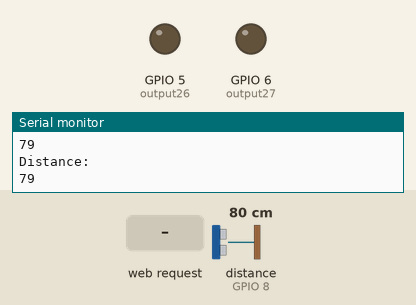
Recording of a sketch running on a simulated ESP32-S3. Shown: output pins drawn as LEDs (lit = HIGH), the last lines printed to the serial monitor. Wiring (inferred from the names in the program): ultrasonic range finder: trigger GPIO 7; echo GPIO 8. The test bench sets the inputs (shaded band); at power-on: distance to the obstacle (sensor on GPIO 8) 80 cm. The echo pulse lasts 58.3 µs per cm; WiFi joins after 1.5 s; servers stay silent unless stated; pins used as bus, display or sensor lines are not drawn.

Above: at 2.7 s.
2.8 s: HTTP request GET /26/on received
At 4.2 s:
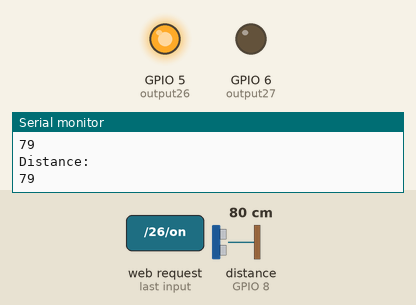
4.5 s: HTTP request GET /27/on received
At 5.0 s:
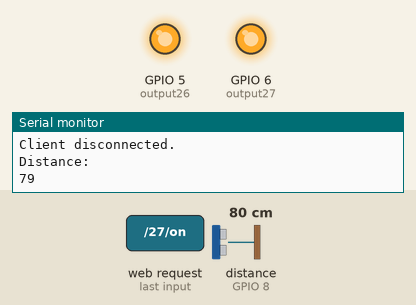
6.1 s: HTTP request GET /26/off received
At 7.1 s:
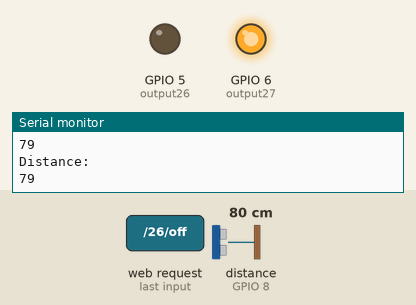
7.6 s: HTTP request GET /27/off received
At 8.0 s:
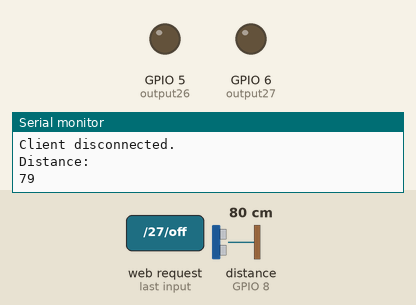
Timing chart, 0 to 10.2 s (numbered marks = the images above; inputs shaded):
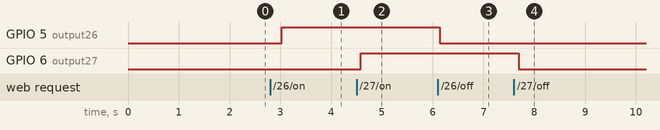

The sketch:

day5_1.ino
```cpp
#include <WiFi.h>

const char* ssid = "Bunny";
const char* password = "12345678";

WiFiServer server(80);

String header;
String output26State = "off";
String output27State = "off";
const int output26 = 5;
const int output27 = 6;

const int trigPin = 7;
const int echoPin = 8;
long duration;
int distance;

unsigned long currentTime = millis();
unsigned long previousTime = 0;
const long timeoutTime = 2000;

void setup() {
  pinMode(output26, OUTPUT);
  pinMode(output27, OUTPUT);
  digitalWrite(output26, LOW);
  digitalWrite(output27, LOW);

  pinMode(trigPin, OUTPUT);
  pinMode(echoPin, INPUT);
  Serial.begin(9600);

  Serial.print("Connecting to ");
  Serial.println(ssid);
  WiFi.begin(ssid, password);
  while (WiFi.status() != WL_CONNECTED) {
    delay(500);
    Serial.print(".");
  }
  Serial.println("");
  Serial.println("WiFi connected.");
  Serial.println("IP address: ");
  Serial.println(WiFi.localIP());
  server.begin();
}

void loop() {
  digitalWrite(trigPin, LOW);
  delayMicroseconds(2);
  digitalWrite(trigPin, HIGH);
  delayMicroseconds(10);
  digitalWrite(trigPin, LOW);
  duration = pulseIn(echoPin, HIGH);
  distance = duration * 0.034 / 2;

  Serial.println("Distance:");
  Serial.println(distance);
  delay(500);

  WiFiClient client = server.available();

  if (client) {
    currentTime = millis();
    previousTime = currentTime;
    Serial.println("New Client.");
    String currentLine = "";
    while (client.connected() && currentTime - previousTime <= timeoutTime) {
      currentTime = millis();
      if (client.available()) {
        char c = client.read();
        Serial.write(c);
        header += c;
        if (c == '\n') {
          if (currentLine.length() == 0) {
            client.println("HTTP/1.1 200 OK");
            client.println("Content-type:text/html");
            client.println("Connection: close");
            client.println();

            if (header.indexOf("GET /26/on") >= 0) {
              Serial.println("GPIO 26 on");
              output26State = "on";
              digitalWrite(output26, HIGH);
            } else if (header.indexOf("GET /26/off") >= 0) {
              Serial.println("GPIO 26 off");
              output26State = "off";
              digitalWrite(output26, LOW);
            } else if (header.indexOf("GET /27/on") >= 0) {
              Serial.println("GPIO 27 on");
              output27State = "on";
              digitalWrite(output27, HIGH);
            } else if (header.indexOf("GET /27/off") >= 0) {
              Serial.println("GPIO 27 off");
              output27State = "off";
              digitalWrite(output27, LOW);
            }

            client.println("<!DOCTYPE html><html>");
            client.println("<head><meta name=\"viewport\" content=\"width=device-width, initial-scale=1\">");
            client.println("<link rel=\"icon\" href=\"data:,\">");
            client.println("<style>html { font-family: Helvetica; display: inline-block; margin: 0px auto; text-align: center;}");
            client.println(".button { background-color: #4CAF50; border: none; color: white; padding: 16px 40px;");
            client.println("text-decoration: none; font-size: 30px; margin: 2px; cursor: pointer;}");
            client.println(".button2 {background-color: #555555;}</style></head>");

            client.println("<body><h1>My Server has been Created.</h1>");
            client.println("<p>Distance: " + String(distance) + " cm</p>");

            client.println("<p>GPIO 26 - State " + output26State + "</p>");
            if (output26State == "off") {
              client.println("<p><a href=\"/26/on\"><button class=\"button\">ON</button></a></p>");
            } else {
              client.println("<p><a href=\"/26/off\"><button class=\"button button2\">OFF</button></a></p>");
            }

            client.println("<p>GPIO 27 - State " + output27State + "</p>");
            if (output27State == "off") {
              client.println("<p><a href=\"/27/on\"><button class=\"button\">ON</button></a></p>");
            } else {
              client.println("<p><a href=\"/27/off\"><button class=\"button button2\">OFF</button></a></p>");
            }
            client.println("</body></html>");

            client.println();
            break;
          } else {
            currentLine = "";
          }
        } else if (c != '\r') {
          currentLine += c;
        }
      }
    }
    header = "";
    client.stop();
    Serial.println("Client disconnected.");
    Serial.println("");
  }
}
```

Measured:
- after the input at 2.8 s, GPIO 5 (output26): LOW → HIGH after 0.22 s
- after the input at 4.5 s, GPIO 6 (output27): LOW → HIGH after 0.08 s
- after the input at 6.1 s, GPIO 5 (output26): HIGH → LOW at once
- after the input at 7.6 s, GPIO 6 (output27): HIGH → LOW after 0.09 s
